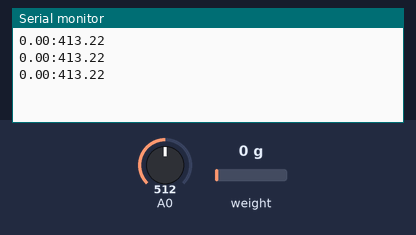
The sketch below on a simulated Arduino Zero (SAMD21). On the bench: the last lines printed to the serial monitor. Inputs (shaded band) come from the test bench; at power-on: weight on the scale 0 g, A0 = 512 (analog values on the 0–1023 scale).

Above: at 2.2 s.
2.3 s: weight on the scale set to 100 g
At 2.71 s:
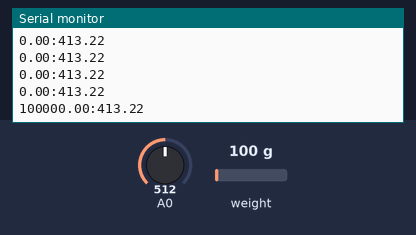
3.8 s: A0 set to 716
At 3.91 s:
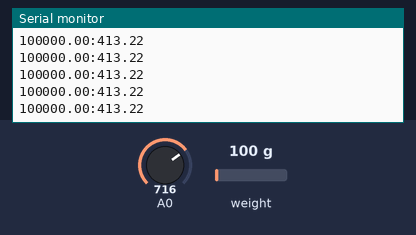
5.3 s: weight on the scale set to 1250 g
At 5.41 s:
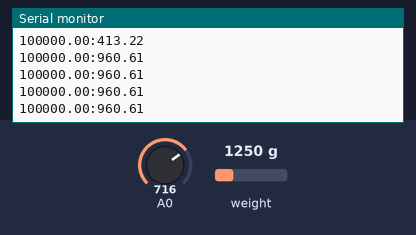
6.8 s: A0 set to 900
At 6.91 s:
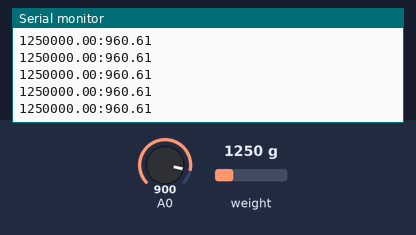
Timing chart, 0 to 9.3 s (numbered marks = the images above; inputs shaded):
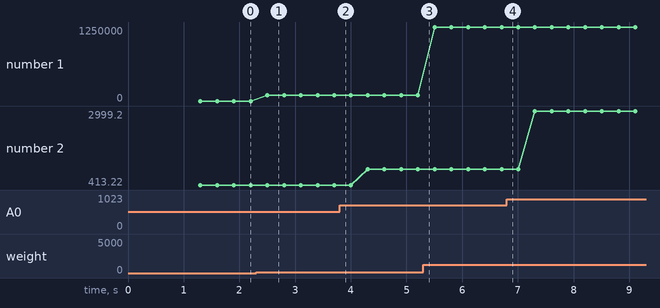

Measured:
- after the input at 2.3 s, the serial monitor: prints a new line after 0.20 s (image 1)
- plotted number 1: 0 → 100000 after the input at 2.3 s, 100000 → 1250000 after the input at 5.3 s
- plotted number 2: 413.22 → 960.61 after the input at 3.8 s, 960.61 → 2999.2 after the input at 6.8 s

The sketch:

scale_alcohol.ino
```cpp
#include "HX711.h"

HX711 scale;

void setup() {
  Serial.begin(38400);

  scale.begin(7, 6);

  scale.set_scale(2280.f/6.505);                      // this value is obtained by calibrating the scale with known weights; see the README for details
  scale.tare();				        // reset the scale to 0

  analogReadResolution(12);
}

double scaleReading = 0;

void loop() {

    float vcc = 3.3;
    float RS_air = 2.42;
    float sensor_volt;
    float RS_gas; // Get value of RS in a GAS
    float ratio; // Get ratio RS_GAS/RS_air
    int sensorValue = analogRead(A0);
    sensor_volt=(float)sensorValue/4096*vcc;
    RS_gas = sensor_volt/(vcc-sensor_volt); // omit *R16

    /*-Replace the name "R0" with the value of R0 in the demo of First Test -*/
    ratio = RS_gas/RS_air;  // ratio = RS/R0
    /*-----------------------------------------------------------------------*/

    scaleReading = scale.get_units(3);
    Serial.println(String(scaleReading*1000)+":"+String(ratio*1000));
}
```
